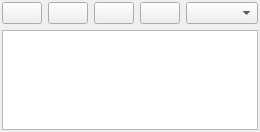
<?xml version="1.0" encoding="UTF-8"?>
<ui version="4.0">
 <class>fm_TablePorts</class>
 <widget class="QWidget" name="fm_TablePorts">
  <property name="geometry">
   <rect>
    <x>0</x>
    <y>0</y>
    <width>230</width>
    <height>132</height>
   </rect>
  </property>
  <property name="windowTitle">
   <string>Form</string>
  </property>
  <layout class="QGridLayout">
   <property name="margin">
    <number>2</number>
   </property>
   <item row="0" column="0">
    <widget class="QSplitter" name="splitter">
     <property name="orientation">
      <enum>Qt::Horizontal</enum>
     </property>
     <widget class="QWidget" name="layoutWidget">
      <layout class="QGridLayout">
       <item row="0" column="0">
        <widget class="QPushButton" name="pb_up">
         <property name="sizePolicy">
          <sizepolicy hsizetype="Fixed" vsizetype="Fixed">
           <horstretch>0</horstretch>
           <verstretch>0</verstretch>
          </sizepolicy>
         </property>
         <property name="toolTip">
          <string>move up the selected port one step, cycle</string>
         </property>
         <property name="text">
          <string/>
         </property>
         <property name="icon">
          <iconset>
           <normaloff>icons:icon_up.png</normaloff>icons:icon_up.png</iconset>
         </property>
        </widget>
       </item>
       <item row="0" column="1">
        <widget class="QPushButton" name="pb_down">
         <property name="sizePolicy">
          <sizepolicy hsizetype="Fixed" vsizetype="Fixed">
           <horstretch>0</horstretch>
           <verstretch>0</verstretch>
          </sizepolicy>
         </property>
         <property name="toolTip">
          <string>move down the selected port one step, cycle</string>
         </property>
         <property name="text">
          <string/>
         </property>
         <property name="icon">
          <iconset>
           <normaloff>icons:icon_down.png</normaloff>icons:icon_down.png</iconset>
         </property>
        </widget>
       </item>
       <item row="0" column="2">
        <widget class="QPushButton" name="pb_insert">
         <property name="sizePolicy">
          <sizepolicy hsizetype="Fixed" vsizetype="Fixed">
           <horstretch>0</horstretch>
           <verstretch>0</verstretch>
          </sizepolicy>
         </property>
         <property name="toolTip">
          <string>insert a new port before the selected port</string>
         </property>
         <property name="text">
          <string/>
         </property>
         <property name="icon">
          <iconset>
           <normaloff>icons:icon_insert.png</normaloff>icons:icon_insert.png</iconset>
         </property>
        </widget>
       </item>
       <item row="0" column="3">
        <widget class="QPushButton" name="pb_remove">
         <property name="sizePolicy">
          <sizepolicy hsizetype="Fixed" vsizetype="Fixed">
           <horstretch>0</horstretch>
           <verstretch>0</verstretch>
          </sizepolicy>
         </property>
         <property name="toolTip">
          <string>remove the selected port</string>
         </property>
         <property name="text">
          <string/>
         </property>
         <property name="icon">
          <iconset>
           <normaloff>icons:icon_minus.png</normaloff>icons:icon_minus.png</iconset>
         </property>
        </widget>
       </item>
       <item row="0" column="4">
        <widget class="QComboBox" name="cb_insert">
         <property name="toolTip">
          <string>port creation: select a port type</string>
         </property>
        </widget>
       </item>
      </layout>
     </widget>
    </widget>
   </item>
   <item row="1" column="0">
    <widget class="YACS::HMI::YTableView" name="tv_ports">
     <property name="sizePolicy">
      <sizepolicy hsizetype="Preferred" vsizetype="Expanding">
       <horstretch>0</horstretch>
       <verstretch>0</verstretch>
      </sizepolicy>
     </property>
    </widget>
   </item>
  </layout>
 </widget>
 <customwidgets>
  <customwidget>
   <class>YACS::HMI::YTableView</class>
   <extends>QTableView</extends>
   <header>YACSWidgets.hxx</header>
  </customwidget>
 </customwidgets>
 <resources/>
 <connections/>
</ui>
